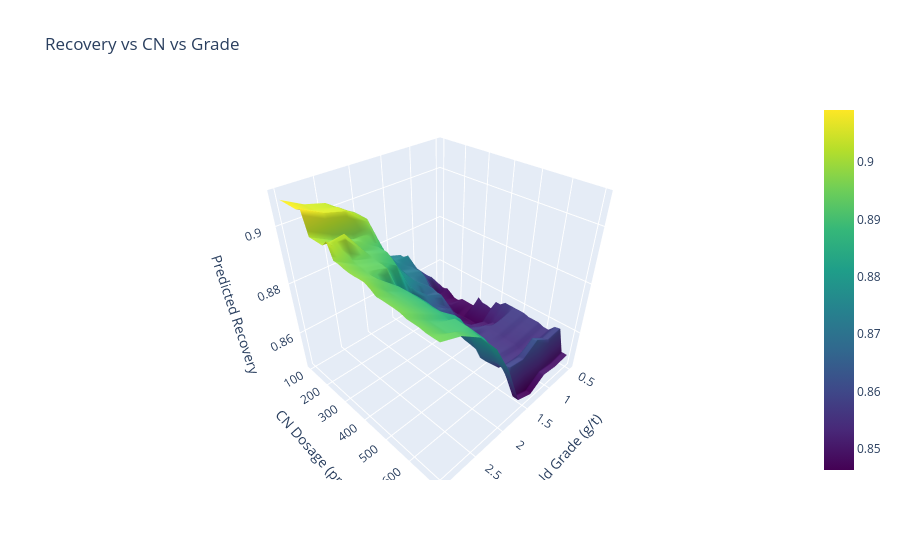

Notebook cell for this chart:
### Code cell
# --- Preprocess: ensure date column is set and usable ---
df["Month"] = df["Date"].dt.to_period("M").astype(str)

# --- Step 1: Plot CN Discrepancy Over Time ---
plt.figure(figsize=(14, 5))
plt.plot(df["Date"], df["Leach_Cn_Adds_ppm"] - df["Required_Cn_Enhanced"],
         label="CN Dosage Error (Actual - Required)", color='steelblue')
plt.axhline(0, linestyle="--", color="grey")
plt.title("Daily CN Dosage Discrepancy Over Time")
plt.ylabel("CN Dosage Error (ppm)")
plt.xlabel("Date")
plt.legend()
plt.grid(True)
plt.tight_layout()
plt.show()

df['Pulp_Density_KgPerL'] = (df['Solids_Fraction'] * 2.7) + (df['Liquid_Fraction'] * 1.0)

# --- Step 2: Cumulative Monthly CN Overuse in kg ---
df["CN_Error_ppm"] = df["Leach_Cn_Adds_ppm"] - df["Required_Cn_Enhanced"]
df["CN_Error_kg"] = (
    df["CN_Error_ppm"] * df["Leach_Feed_Throughput_M3Day"] * 
    df["Pulp_Density_KgPerL"] / 1e6
)
monthly_cn_error = df.groupby("Month")["CN_Error_kg"].sum()

# Monthly Recovery Error (for context)
df["Recovery_Error"] = df["Predicted_Recovery_from_Solved_CN"] - df["Au_Recovery_pct"]
monthly_recovery_error = df.groupby("Month")["Recovery_Error"].mean()

# --- Step 2 Plot: Cumulative CN Overuse vs Recovery Difference ---
fig, ax1 = plt.subplots(figsize=(14, 5))
color = 'tab:red'
ax1.bar(monthly_cn_error.index, monthly_cn_error, color=color,
        label="Cumulative CN Error (kg)")
ax1.set_ylabel("CN Overuse (kg)", color=color)
ax1.tick_params(axis='y', labelcolor=color)
ax1.axhline(0, linestyle="--", color="grey")

ax2 = ax1.twinx()
color = 'tab:blue'
ax2.plot(monthly_recovery_error.index, monthly_recovery_error, color=color,
         label="Average Recovery Error")
ax2.set_ylabel("Recovery Error (Predicted - Actual)", color=color)
ax2.tick_params(axis='y', labelcolor=color)

fig.suptitle("Monthly CN Overuse (kg) vs Recovery Error")
fig.tight_layout()
plt.show()


# --- Step 3: 3D Matrix of CN vs Recovery for Varying Grades ---
grades = np.linspace(0.5, 3.0, 10)
cn_range = np.linspace(100, 700, 30)
grade_grid, cn_grid = np.meshgrid(grades, cn_range)
recovery_grid = np.zeros_like(grade_grid)

# Use median values for other inputs
psd = df["Effective_Particle_Size_um"].median()
o2 = df["Dissolved_Oxygen_Profile_Ppm_Leach_Tank_01_Imputed"].median()

# Use median values for other required features
psd = df["Effective_Particle_Size_um"].median()
o2 = df["Dissolved_Oxygen_Profile_Ppm_Leach_Tank_01_Imputed"].median()
ag_au_ratio = df["Ag_Au_Feed_Ratio"].median()
carbon_conc = df["Avg_Carbon_Conc"].median()
gold_load = df["Total_Gold_Loading"].median()
carbon_sat = df["Gold_Carbon_Saturation"].median()
silver_load = df["Total_Silver_Loading"].median()
silver_gold_ratio = df["Silver_Gold_Loading_Ratio"].median()

# Predict recovery
for i in range(grade_grid.shape[0]):
    for j in range(grade_grid.shape[1]):
        g = grade_grid[i, j]
        c = cn_grid[i, j]
        input_data = pd.DataFrame([{
			"Leach_Feed_Grade_Au_Gt_Day": g,
			"Leach_Cn_Adds_ppm": c,
			"Dissolved_Oxygen_Profile_Ppm_Leach_Tank_01_Imputed": o2,
			"Effective_Particle_Size_um": psd,
			"Modelled_Recovery_LH_Fitted": simulate_lh_recovery_fitted(g, psd, o2, c),
			"CN_per_grade": c / g,
			"PSD_grade_ratio": psd / g,
			"O2_to_CN": o2 / c,
			"Ag_Au_Feed_Ratio": ag_au_ratio,
			"Avg_Carbon_Conc": carbon_conc,
			"Total_Gold_Loading": gold_load,
			"Gold_Carbon_Saturation": carbon_sat,
			"Total_Silver_Loading": silver_load,
			"Silver_Gold_Loading_Ratio": silver_gold_ratio,
			"CN_per_Gram_Au": c / g,
			"CN_x_AgAu_Ratio": c * ag_au_ratio,
			"Saturation_x_Grade": carbon_sat * g,
			"SilverGoldRatio_x_CNPerGram": silver_gold_ratio * (c / g)
		}])
        recovery_grid[i, j] = model_enhanced_full.predict(input_data)[0]

# Plot 3D surface
fig = plt.figure(figsize=(10, 7))
ax = fig.add_subplot(111, projection='3d')
surf = ax.plot_surface(grade_grid, cn_grid, recovery_grid, cmap='viridis')
ax.set_xlabel("Gold Grade (g/t)")
ax.set_ylabel("CN Dosage (ppm)")
ax.set_zlabel("Predicted Recovery")
ax.set_title("Recovery vs CN vs Grade")
fig.colorbar(surf, shrink=0.5, aspect=5)
plt.tight_layout()
plt.show()


# Plot 3D surface using Plotly
fig = go.Figure(data=[go.Surface(
    z=recovery_grid,
    x=grades,
    y=cn_range,
    colorscale='Viridis'
)])
fig.update_layout(title='Recovery vs CN vs Grade',
                  scene=dict(
                      xaxis_title='Gold Grade (g/t)',
                      yaxis_title='CN Dosage (ppm)',
                      zaxis_title='Predicted Recovery'
                  ))
fig.show()

### Figure 1 — Plotly figure (JSON) as saved in the notebook; plotly's stock layout.template omitted (floating-point values rounded to 4 significant figures; data arrays with more than 128 entries replaced by an {"elided": "..."} marker saying what was removed)
{"data": [{"colorscale": [[0, "#440154"], [0.1111, "#482878"], [0.2222, "#3e4989"], [0.3333, "#31688e"], [0.4444, "#26828e"], [0.5556, "#1f9e89"], [0.6667, "#35b779"], [0.7778, "#6ece58"], [0.8889, "#b5de2b"], [1, "#fde725"]], "type": "surface", "x": [0.5, 0.7778, 1.056, 1.333, 1.611, 1.889, 2.167, 2.444, 2.722, 3], "y": [100, 120.7, 141.4, 162.1, 182.8, 203.4, 224.1, 244.8, 265.5, 286.2, 306.9, 327.6, 348.3, 369.0, 389.7, 410.3, 431.0, 451.7, 472.4, 493.1, 513.8, 534.5, 555.2, 575.9, 596.6, 617.2, 637.9, 658.6, 679.3, 700], "z": {"elided": "30x10 float values"}}], "layout": {"scene": {"xaxis": {"title": {"text": "Gold Grade (g/t)"}}, "yaxis": {"title": {"text": "CN Dosage (ppm)"}}, "zaxis": {"title": {"text": "Predicted Recovery"}}}, "title": {"text": "Recovery vs CN vs Grade"}}}
